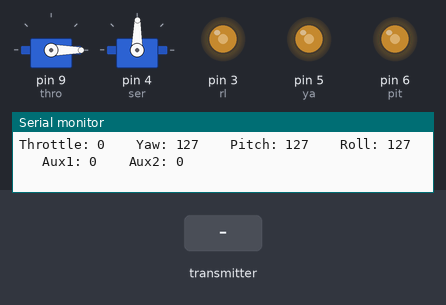
Bench run of a sketch on a simulated Arduino Uno, built with avr-gcc and run on an emulated ATmega328P. Parts: 2 × servo, output pins drawn as LEDs (lit = HIGH), the last lines printed to the serial monitor. Inputs (shaded band) come from the test bench. No radio packets arrive unless stated.

Above: at 1.2 s.
1.3 s: the transmitter starts sending yaw = 0
At 1.8 s:
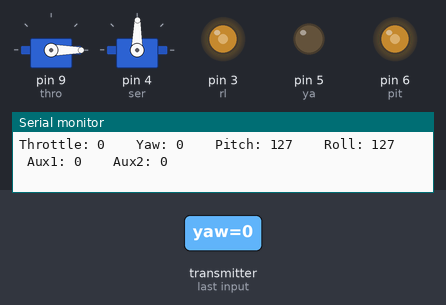
2.8 s: the transmitter starts sending pitch = 0
At 3.9 s:
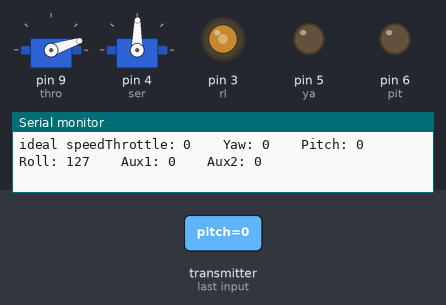
4.4 s: the transmitter starts sending throttle = 64
At 5.7 s:
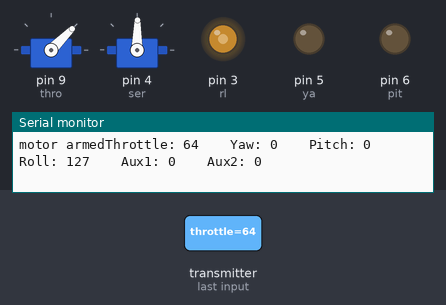
6.0 s: the transmitter starts sending roll = 0
At 6.8 s:
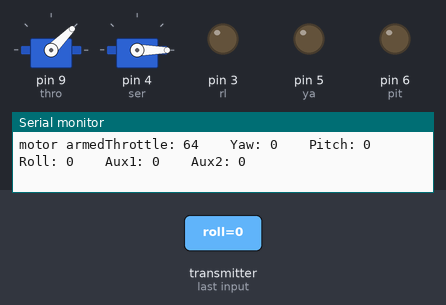
7.6 s: the transmitter starts sending throttle = 0
At 8.6 s:
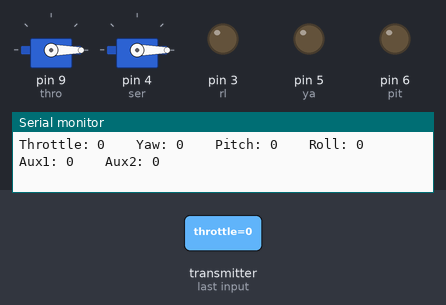
9.1 s: the transmitter starts sending yaw = 64
At 10.2 s:
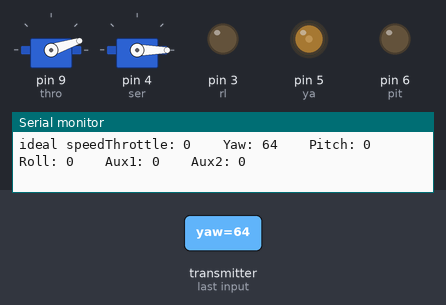
Timing chart, 0 to 11.7 s (numbered marks = the images above; inputs shaded):
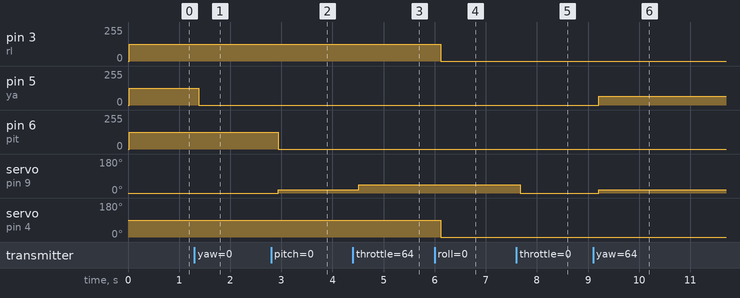

Measured:
- after the input at 1.3 s, pin 5 (ya): 127/255 → 0/255 after 0.09 s
- after the input at 2.8 s, pin 6 (pit): 127/255 → 0/255 after 0.14 s; servo on pin 9 (thro): 0° → 18° after 0.14 s
- after the input at 4.4 s, servo on pin 9 (thro): 18° → 45° after 0.12 s
- after the input at 6.0 s, pin 3 (rl): 127/255 → 0/255 after 0.12 s; servo on pin 4 (ser): 89° → 0° after 0.12 s
- after the input at 7.6 s, servo on pin 9 (thro): 45° → 0° after 0.08 s
- after the input at 9.1 s, pin 5 (ya): 0/255 → 64/255 after 0.11 s; servo on pin 9 (thro): 0° → 18° after 0.11 s

The sketch:

rx.ino
```cpp
#include <SPI.h>
#include <nRF24L01.h>
#include <RF24.h>
#include <Servo.h>
const uint64_t pipeIn = 0xE8E8F0F0E1LL;

#define thro 9
#define ya 5
#define pit 6
#define rl 3
#define ser 4
#define maxsignal 2000
#define minsignal 1000
#define motorcutoff 1100

bool motorarm=false;
bool radiocheck=true;

RF24 radio(7,8);

int throttle = 0;

Servo ESC;
Servo servo;

struct MyData {
    byte throttle;
    byte yaw;
    byte pitch;
    byte roll;
    byte AUX1;
    byte AUX2;
};

MyData data;

void resetData()
{

    data.throttle = 0;
    data.yaw = 127;
    data.pitch = 127;
    data.roll = 127;
    data.AUX1 = 0;
    data.AUX2 = 0;

}


void setup()
{
    Serial.begin(9600);

    resetData();
    radio.begin();
    radio.setAutoAck(false);
    radio.setDataRate(RF24_250KBPS);
    radio.openReadingPipe(1,pipeIn);
    radio.startListening();

    ESC.attach(thro,1000,2000);
    servo.attach(ser);
    ESC.writeMicroseconds(minsignal);

}


unsigned long lastRecvTime = 0;

void recvData()
{
    while ( radio.available() ){
        radio.read(&data, sizeof(MyData));
        lastRecvTime = millis();
        }
}


void loop()
{
    recvData();
    unsigned long now = millis();

    if ( now - lastRecvTime > 1000 ) {

            resetData();
            radiocheck=false;
    }else
    {
        radiocheck=true;
    }


    Serial.print("Throttle: "); Serial.print(data.throttle);  Serial.print("    ");
    Serial.print("Yaw: ");      Serial.print(data.yaw);       Serial.print("    ");
    Serial.print("Pitch: ");    Serial.print(data.pitch);     Serial.print("    ");
    Serial.print("Roll: ");     Serial.print(data.roll);      Serial.print("    ");
    Serial.print("Aux1: ");     Serial.print(data.AUX1);      Serial.print("    ");
    Serial.print("Aux2: ");     Serial.print(data.AUX2);      Serial.print("\n");


    analogWrite(ya,data.yaw);
    analogWrite(pit,data.pitch);
    analogWrite(rl,data.roll);
    throttle = map(data.throttle,0,255,minsignal,maxsignal);
    int rll =map(data.roll,0,255,0,180);
    servo.write(rll);
    if(data.throttle==0 && data.pitch==0){
        motorarm=true;
    }

    if(data.throttle==0 && data.pitch==0 && data.yaw==0 && data.roll==0){
        motorarm=false;
    }

    if(motorarm && radiocheck){
        if(throttle>motorcutoff){
            ESC.writeMicroseconds(throttle);
            Serial.print("motor armed");
        }else
        {
            ESC.writeMicroseconds(motorcutoff);
            Serial.print("ideal speed");
        }
     }else
    {
        ESC.writeMicroseconds(minsignal);
    }
}
```
